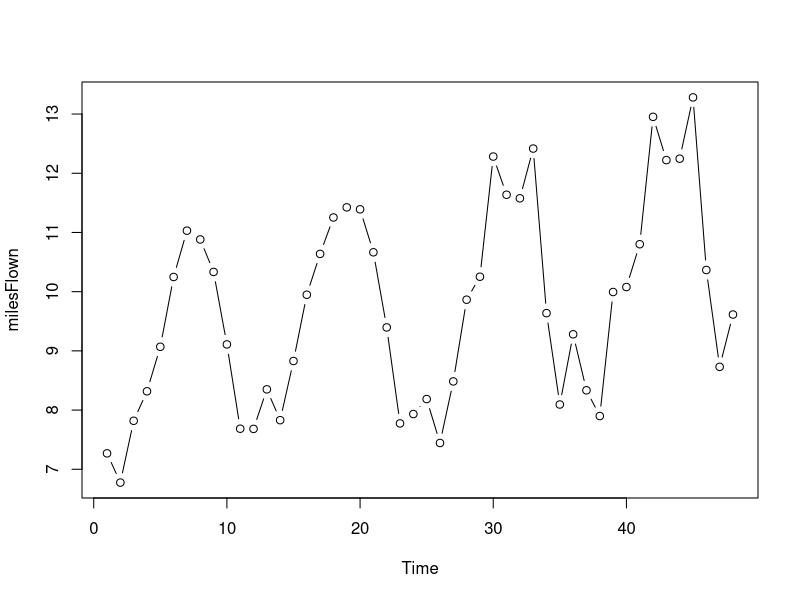
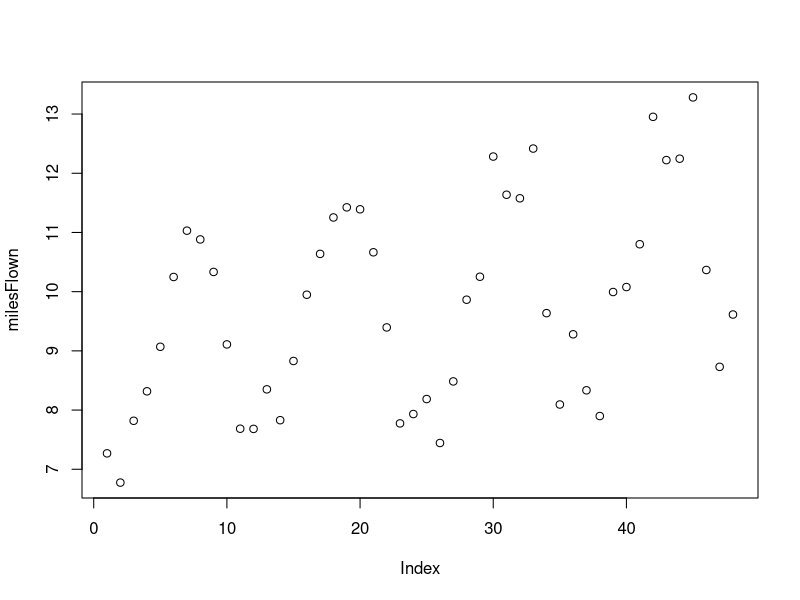

Recreate these plots in R, in order.
milesFlown <- c(
					7.269, 6.775, 7.819, 8.317, 9.069, 10.248, 11.030,
					10.882, 10.333, 9.109, 7.685, 7.682, 8.350, 7.829,
					8.829, 9.948, 10.638, 11.253, 11.424, 11.391, 10.665,
					9.396, 7.775, 7.933, 8.186, 7.444, 8.484, 9.864,
					10.252, 12.282, 11.637, 11.577, 12.417, 9.637, 8.094,
					9.280, 8.334, 7.899, 9.994, 10.078, 10.801, 12.953,
					12.222, 12.246, 13.281, 10.366, 8.730, 9.614)

# a
plot.ts(milesFlown, type = "b")
# Се забележува тренд, но со секоја година се зголемува бројот на милји.

# b
plot(milesFlown)
stem(milesFlown)
# И со digidot (plot) графикот се забележува истото од претходно,
# но сепак подобро е воочливо на Time Series графикот. На Stem-and-Leaf
# графикот може да се воочи изгледот на распределбата до одредена мера,
# но не е корисен во случајов ако останатите два за воочување нешта како
# периодични трендови.
